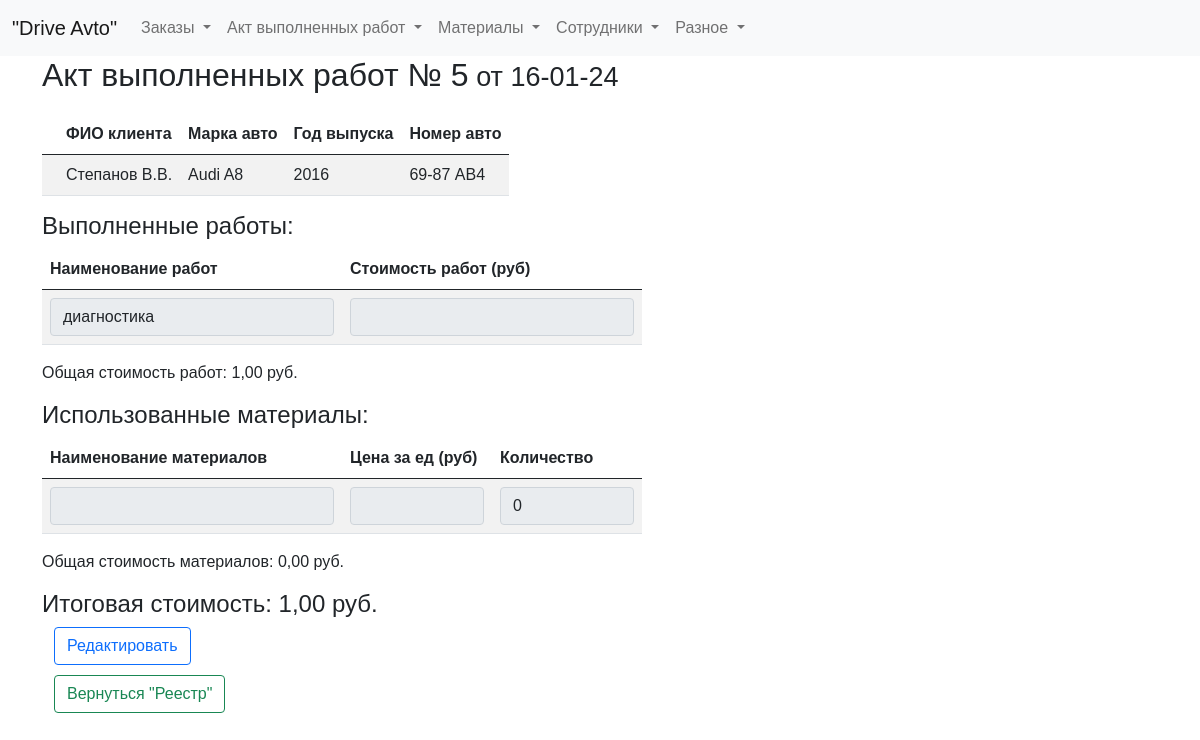
The app's page /final_act/5, older data.
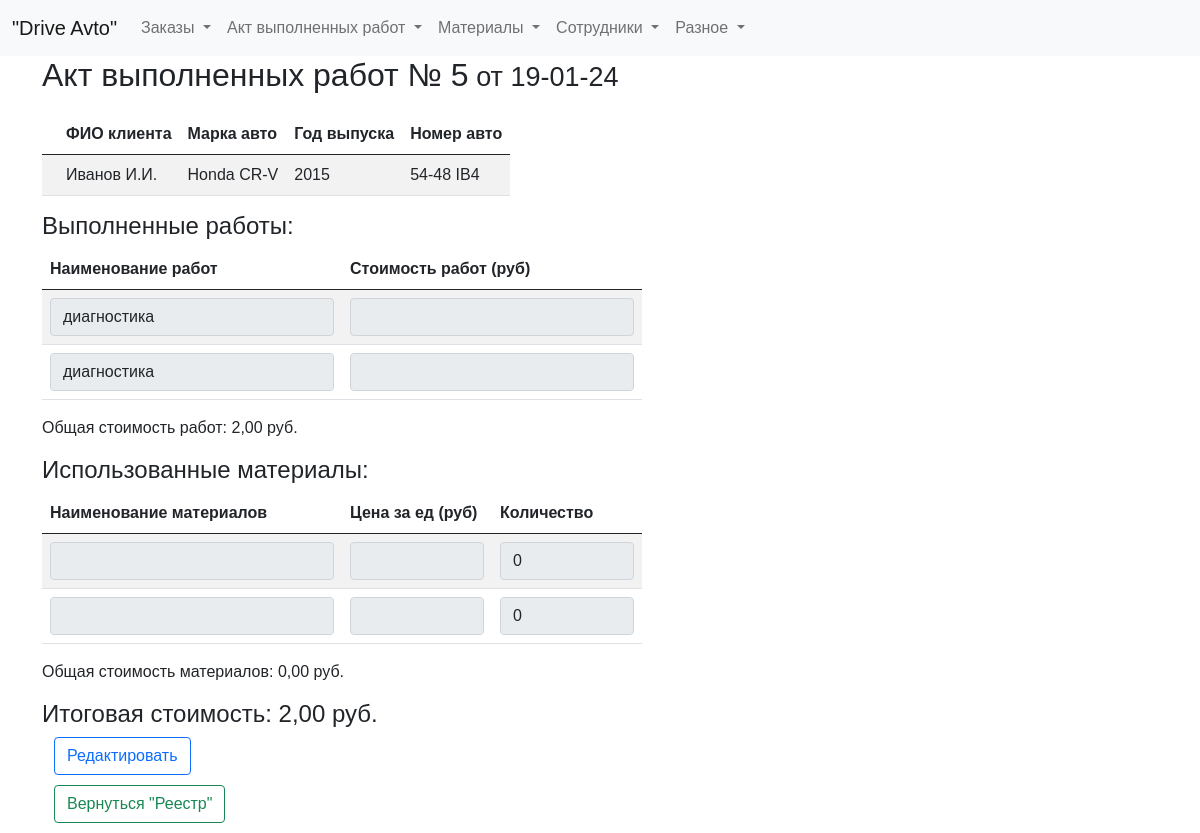
The same page, newer data.
### tables this page shows
CREATE TABLE log (
id integer PRIMARY KEY AUTOINCREMENT,
date_order text NOT NULL,
name_customer text NOT NULL,
brand_car text NOT NULL,
year_car text NOT NULL,
number_car text NOT NULL,
text_order text NOT NULL,
id_act integer
);

CREATE TABLE act (
id integer PRIMARY KEY AUTOINCREMENT,
id_act integer NOT NULL,
date_act text NOT NULL,
name_work text NOT NULL,
price_work integer NOT NULL,
FOREIGN KEY (id_act) REFERENCES log (id_act)
);

### fcompany.py (the view)
@app.route('/final_act/<int:entry_id>')
def showFinal_act(entry_id):
    print('entry_id: ', entry_id)
    entry_data = dbase.get_final_act(entry_id)
    return render_template('final_act.html', title="Акт выполненных работ", entry_data=entry_data)

### fcompany.py (called while the page is built)
def connect_db():  # общая функция для установления соединения с БД
    conn = sqlite3.connect(app.config['DATABASE'])
    conn.row_factory = sqlite3.Row  # записи будут представлены не в виде кортежей, а в виде словаря (для исп в шаблонах)
    return conn

def get_db():
    if not hasattr(g, 'link_db'):
        g.link_db = connect_db()
    return g.link_db

@app.before_request
def before_request():
    global dbase
    db = get_db()
    dbase = FDataBase(db)

### templates/final_act.html (shortened to what this page needs)
{% extends 'base.html' %}
{% block content %}
<h2>Акт выполненных работ  № {{ entry_data.main.id_act }}<span style="font-family: 'Arial', sans-serif; font-size: 27px;">
    от {{ entry_data.main.date_act }}</span></h2>
<div class="table-responsive">
    <table id="myTable" class="table table-striped" style="max-width: 100%;">
        <thead>
            <tr>
                <th scope="col"></th>
                <th scope="col">ФИО клиента</th>
                <th scope="col">Марка авто</th>
                <th scope="col">Год выпуска</th>
                <th scope="col">Номер авто</th>
            </tr>
        </thead>
        <tbody>
            <tr>
                <th scope="row"></th>
                <td>{{ entry_data.main.name_customer }}</td>
                <td>{{ entry_data.main.brand_car }}</td>
                <td>{{ entry_data.main.year_car }}</td>
                <td>{{ entry_data.main.number_car }}</td>
            </tr>
        </tbody>
    </table>
</div>
<h4>Выполненные работы:</h4>
<div class="table-responsive">
    <table id="workTable" class="table table-striped">
        <thead>
            <tr>
                <th scope="col" >Наименование работ</th>
                <th scope="col" >Стоимость работ (руб)</th>
            </tr>
        </thead>
        <tbody>
            {% for work in entry_data.works %}
            <tr>
                <td><input type="text" name="name_work[]" class="form-control" value="{{ work.name_work }}"  readonly></td>
                <td><input type="number" name="price_work[]" class="form-control" value="{{ ('%.2f' % (work.price_work / 100) ) | replace('.', ',') }}" readonly></td>
            </tr>
            {% endfor %}
        </tbody>
    </table>
</div>
<div class="totals">
    <p>Общая стоимость работ: {{ ('%.2f' % (entry_data.main.total_work / 100) ) | replace('.', ',') }} руб.</p>
</div>
<h4>Использованные материалы:</h4>
<div class="table-responsive">
    <table id="materialTable" class="table table-striped">
        <thead>
            <tr>
                <th scope="col" >Наименование материалов</th>
                <th scope="col" >Цена за ед (руб)</th>
                <th scope="col" >Количество</th>
            </tr>
        </thead>
        <tbody>
            {% for material in entry_data.materials %}
            <tr>
                <td><input type="text" name="name[]" class="form-control" value="{{ material.name }}"  readonly></td>
                <td><input type="number" name="price_unit[]" class="form-control" value="{{ ('%.2f' % (material.price_unit / 100) ) | replace('.', ',') }}" readonly></td>
                <td><input type="number" name="quantity[]" class="form-control" value="{{ material.quantity }}"  readonly></td>
            </tr>
            {% endfor %}
        </tbody>
    </table>
</div>
<div class="totals">
    <p>Общая стоимость материалов: {{ ('%.2f' % (entry_data.main.total_materials / 100) ) | replace('.', ',') }} руб.</p>
    <h4>Итоговая стоимость: {{ ('%.2f' % (entry_data.main.total_price / 100) ) | replace('.', ',') }} руб.</h4>
</div>
<div class="container">
        <button type="button" class="btn btn-outline-primary return-button" onclick="window.location.href = '/edit_final_act/{{ entry_data.main.id_act }}'">Редактировать</button>
        <button type="button" class="btn btn-outline-success return-button" onclick="window.location.href = '/list_act'">Вернуться "Реестр"</button>
</div>
{% endblock %}

### templates/base.html (shortened to what this page needs)
<!doctype html>
<html lang="ru">
  <head>
    <link href="https://cdn.jsdelivr.net/npm/bootstrap@5.0.2/dist/css/bootstrap.min.css" rel="stylesheet">
    <link rel="stylesheet" type="text/css" href="https://cdn.datatables.net/1.10.25/css/dataTables.bootstrap5.css">
    <link type="text/css" href="{{ url_for('static', filename='css/styles.css')}}" rel="stylesheet" />
    <link rel="stylesheet" href="{{ url_for('static', filename='styles.css') }}">
  </head>
<body>
<header>
<nav class="navbar navbar-expand-lg navbar-light bg-light">
  <div class="container-fluid">
    <a class="navbar-brand" href="/">"Drive Avto"</a>
    <div class="collapse navbar-collapse w-100 justify-content-center" id="navbarSupportedContent">
      <ul class="navbar-nav me-auto mb-2 mb-lg-0">
        <li class="nav-item dropdown">
          <a class="nav-link dropdown-toggle" href="#" role="button" data-bs-toggle="dropdown" aria-expanded="false">
            Заказы
          </a>
        </li>
        <li class="nav-item dropdown">
          <a class="nav-link dropdown-toggle" href="#" role="button" data-bs-toggle="dropdown" aria-expanded="false">
            Акт выполненных работ
          </a>
        </li>
        <li class="nav-item dropdown">
          <a class="nav-link dropdown-toggle" href="#" role="button" data-bs-toggle="dropdown" aria-expanded="false">
            Материалы
          </a>
        </li>
        <li class="nav-item dropdown">
          <a class="nav-link dropdown-toggle" href="#" role="button" data-bs-toggle="dropdown" aria-expanded="false">
            Сотрудники
          </a>
        </li>
        <li class="nav-item dropdown">
          <a class="nav-link dropdown-toggle" href="#" role="button" data-bs-toggle="dropdown" aria-expanded="false">
            Разное
          </a>
        </li>
      </ul>
    </div>
  </div>
</nav>
</header>
<div class="container">
        {% block content %} {% endblock %}
</div>
</body>
</html>

### static/css/styles.css (style rules this page uses)
#workTable.table-striped tbody tr:nth-of-type(odd), #materialTable.table-striped tbody tr:nth-of-type(odd) { background-color: transparent !important; }
#workTable, #materialTable { width: 600px; }
#workTable th, #workTable td, #materialTable th, #materialTable td { width: auto; }
#workTable th:nth-child(1), #materialTable th:nth-child(1) { width: 50%; }
#materialTable th:nth-child(2), #materialTable th:nth-child(3) { width: 25%; }
input.form-control { width: 100%; }
h2 { margin: 0; margin-right: 300px; }
html, body { font-family: 'Arial'; margin: 0; padding: 0; height: 100%; width: 100%; }
a { color: #0059b2; text-decoration: none; }
.container { display: flex; flex-direction: column; align-items: flex-start; }
.btn { margin-bottom: 10px; }

Row changes from the older to the newer data that the page shows:
no longer on this page (row edited): log: main.name_customer "Степанов В.В.", main.brand_car "Audi A8", main.number_car "69-87 АВ4"
now on this page (row edited): log: main.name_customer "Иванов И.И.", main.brand_car "Honda CR-V", main.number_car "54-48 IB4"
added act: name_work "диагностика"
Text that changed along with them:
{{ entry_data.main.date_act }}: "16-01-24" → "19-01-24"
{{ entry_data.main.year_car }}: "2016" → "2015"
{{ ('%.2f' % (entry_data.main.total_work / 100) ) | replace('.', ',') }}: "1,00" → "2,00"
{{ ('%.2f' % (entry_data.main.total_price / 100) ) | replace('.', ',') }}: "1,00" → "2,00"
new list line: "  0"
